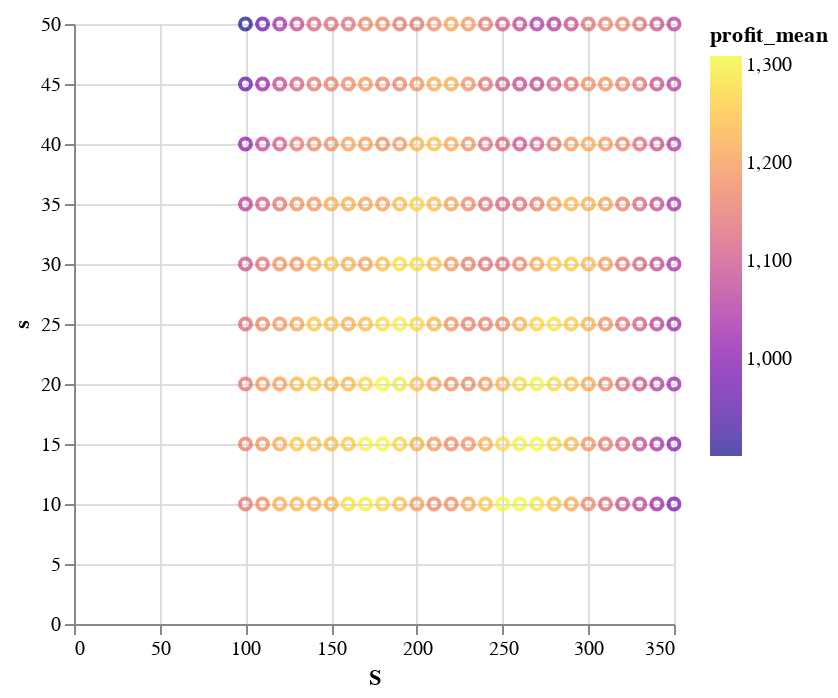

Notebook code cell kept with this figure:
### Code cell
# Możemy zaobserowować że jest wiecęj dobrych punktów punktów gdzie posiadamy duże wartości profit_mean.
using VegaLite
df |> @vlplot(:point, x=:S, y=:s, color={:profit_mean, scale={scheme=:plasma}})

### Figure 1 — Vega-Lite specification as saved in the notebook (floating-point values rounded to 4 significant figures; data arrays with more than 128 entries replaced by an {"elided": "..."} marker saying what was removed)
{"data": {"values": {"elided": "234 records"}}, "encoding": {"color": {"field": "profit_mean", "scale": {"scheme": "plasma"}, "type": "quantitative"}, "x": {"field": "S", "type": "quantitative"}, "y": {"field": "s", "type": "quantitative"}}, "mark": "point"}
